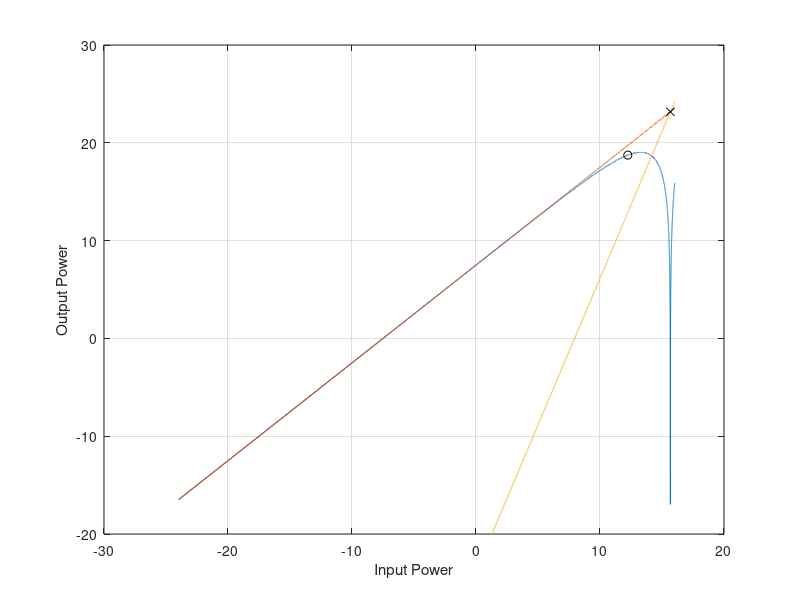

The MATLAB script that drew this image:
%
% Non-linear Amplifier with 3rd order Intermodulation
%
clear all 
close all
clc


% Amplifier Characteristics
G = @(v_in) 5.62*v_in  - 4119 * v_in.^3;
G_lin = @(v_in) 5.62*v_in;
G_3rd = @(v_in) 4119 * v_in.^3;

% Get Signal Power
p_in = linspace(0,0.04,10000);
p_out =G(p_in);
p_out_lin = G_lin(p_in);
p_out_3rd = G_3rd(p_in);


% 1dB Compression point
C1db = find(10*log10(p_out_lin) - 10*log10(p_out) > 1,1);
C1db_in = 10*log10(p_in(C1db))+30
C1db_out = 10*log10(p_out(C1db)) + 30

% 3rd Order Interception Point
[~,IP3]=min(abs(p_out_lin(2:end) - p_out_3rd(2:end)));
IP3_in =10*log10(p_in(IP3))+30
IP3_out =10*log10(p_out_lin(IP3))+30

plot(10*log10(p_in)+30,10*log10(p_out)+30,...
    10*log10(p_in)+30,10*log10(p_out_lin)+30,...
    10*log10(p_in)+30,10*log10(p_out_3rd)+30,...
    C1db_in,C1db_out,'ko',...
    IP3_in,IP3_out,'kx')
ylim([-20 30])
xlabel('Input Power')
ylabel('Output Power')
grid on

